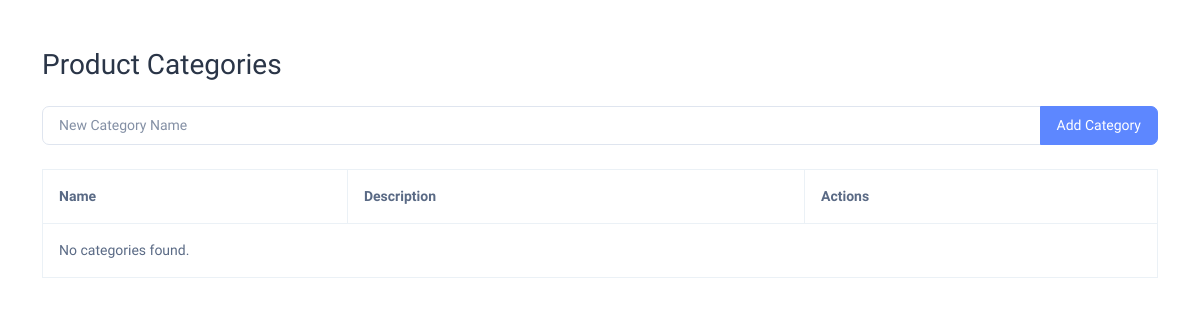
/products/categories/ (signed in), run on an earlier commit of the app's database.
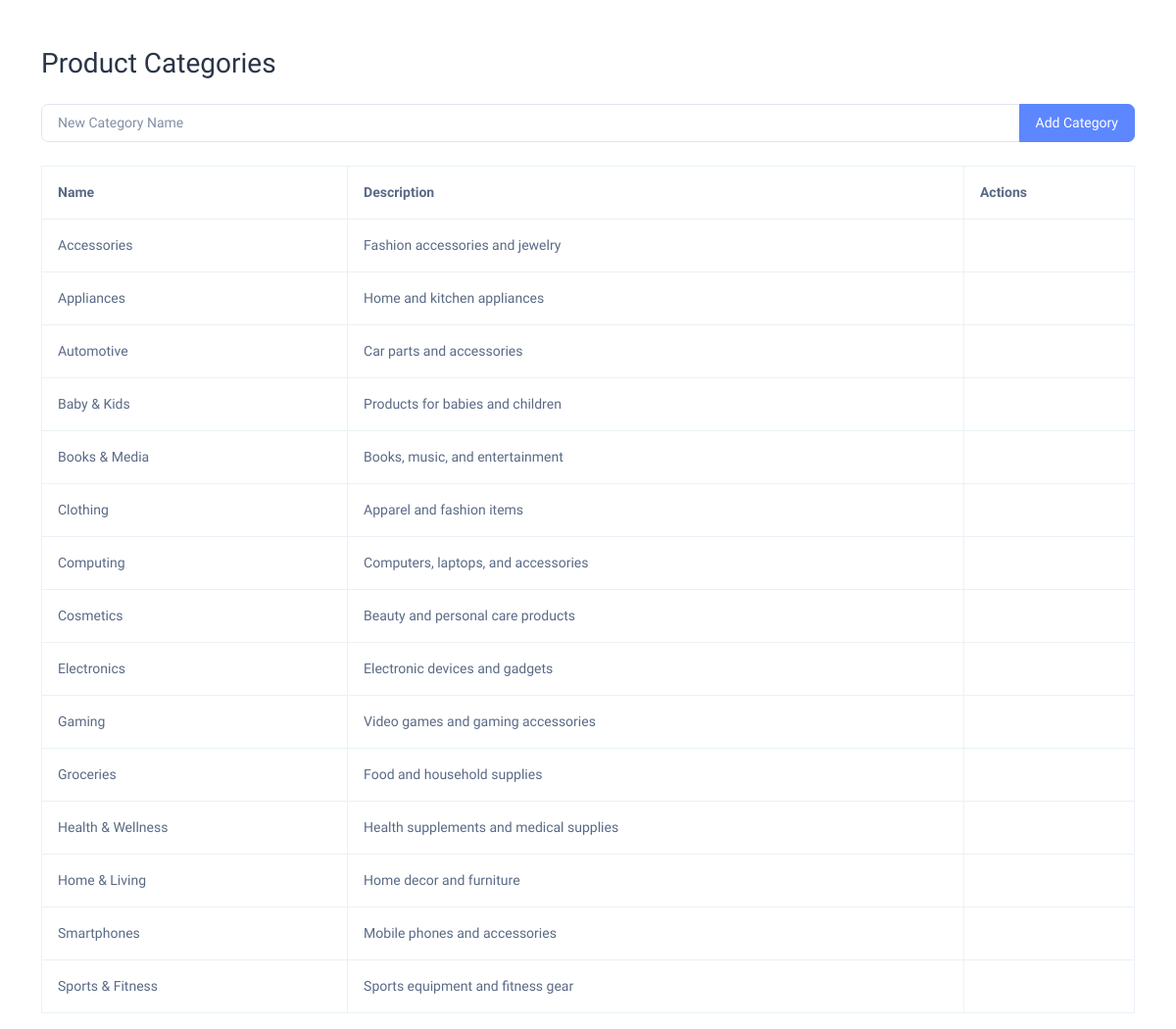
And on a later commit of the database.
### products/models.py (models this page shows, shortened)
class Category(models.Model):
    name = models.CharField(max_length=100, unique=True)
    slug = models.SlugField(max_length=100, unique=True, blank=True)
    description = models.TextField(blank=True)
    created_at = models.DateTimeField(auto_now_add=True)
    updated_at = models.DateTimeField(auto_now=True)
    class Meta:
        verbose_name_plural = 'Categories'
        ordering = ['name']

### products/views.py (the view)
# urls.py: path('categories/', views.category_list, name='category_list'),
@login_required
def category_list(request):
    if request.method == 'POST':
        name = request.POST.get('name')
        if name:
            Category.objects.get_or_create(name=name)
    categories = Category.objects.all()
    return render(request, 'products/category_list.html', {'categories': categories})

### products/templates/products/category_list.html (shortened to what this page needs)
{% extends 'main/base.html' %}
{% load static %}
{% block body %}
<div class="container mt-5">
    <h2 class="mb-4">Product Categories</h2>
    <form method="post" class="mb-4" id="addCategoryForm">
        <div class="input-group">
            <input type="text" name="name" class="form-control" placeholder="New Category Name" required>
            <button class="btn btn-primary" type="submit">Add Category</button>
        </div>
    </form>
    <table class="table table-bordered">
        <thead>
            <tr>
                <th>Name</th>
                <th>Description</th>
                <th>Actions</th>
            </tr>
        </thead>
        <tbody>
            {% for category in categories %}
            <tr>
                <td>{{ category.name }}</td>
                <td>{{ category.description }}</td>
                <td></td>
            </tr>
            {% empty %}
            <tr><td colspan="3">No categories found.</td></tr>
            {% endfor %}
        </tbody>
    </table>
</div>
{% endblock %}

### main/templates/main/base.html (shortened to what this page needs)
{% load static %}
<!doctype html>
<html lang="en">
<head>
    <link rel="stylesheet" href="{% static 'libs/simplebar/dist/simplebar.min.css' %}" />
    <link rel="stylesheet" href="{% static 'css/styles.min.css' %}" />
    <link rel="stylesheet" href="{% static 'css/styles.css' %}" />
    <link rel="stylesheet" href="{% static 'css/sidebar-toggle.css' %}" />
    <link rel="stylesheet" href="{% static 'css/sidebar-submenu.css' %}">
</head>
<body>
    {% block body %}{% endblock %}
</body>
</html>

What changed in the data, as far as the page shows it:
added Category: name "Accessories", description "Fashion accessories and jewelry"
added Category: name "Appliances", description "Home and kitchen appliances"
added Category: name "Automotive", description "Car parts and accessories"
added Category: name "Baby & Kids", description "Products for babies and children"
added Category: name "Books & Media", description "Books, music, and entertainment"
added Category: name "Clothing", description "Apparel and fashion items"
added Category: name "Computing", description "Computers, laptops, and accessories"
added Category: name "Cosmetics", description "Beauty and personal care products"
added Category: name "Electronics", description "Electronic devices and gadgets"
added Category: name "Gaming", description "Video games and gaming accessories"
added Category: name "Groceries", description "Food and household supplies"
added Category: name "Health & Wellness", description "Health supplements and medical supplies"
added Category: name "Home & Living", description "Home decor and furniture"
added Category: name "Smartphones", description "Mobile phones and accessories"
added Category: name "Sports & Fitness", description "Sports equipment and fitness gear"
Also different on the page:
text no longer shown: "No categories found."
